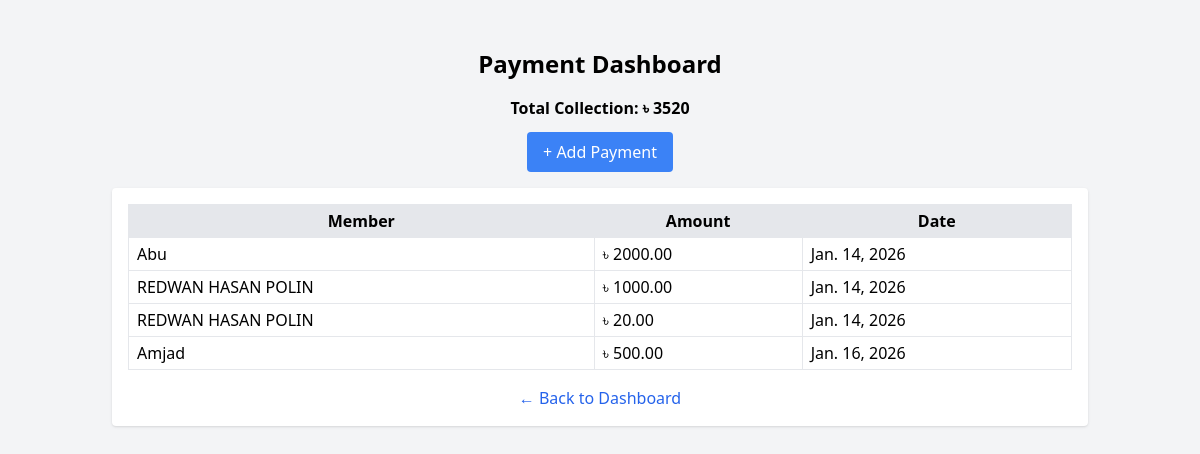
The page /payments/ on the database as committed earlier.
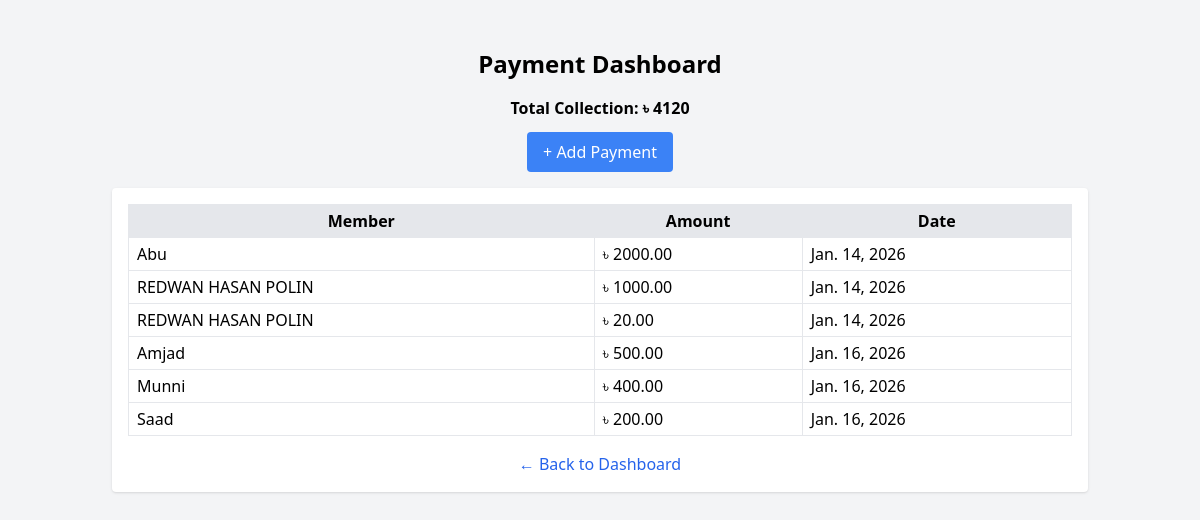
The same page on the database as committed later.
### core/models.py (models this page shows, shortened)
class MembershipPayment(models.Model):
    member = models.ForeignKey(Member, on_delete=models.CASCADE)
    amount = models.DecimalField(max_digits=10, decimal_places=2)
    payment_date = models.DateField(auto_now_add=True)

class Member(models.Model):
    name = models.CharField(max_length=100)
    email = models.EmailField(unique=True)
    phone = models.CharField(max_length=20, blank=True, null=True)
    join_date = models.DateField(auto_now_add=True)

### core/views.py (the view)
# urls.py: path('payments/', views.payment_dashboard, name='payment_dashboard'),
def payment_dashboard(request):
    payments = MembershipPayment.objects.all()
    payments = MembershipPayment.objects.select_related('member').all()
    final_income = payments.aggregate(total=Sum('amount'))['total'] or 0
    context = {
        'payments': payments,
        'final_income': final_income,
    }
    return render(request, 'core/dashboard_payments.html', context)

### core/templates/core/dashboard_payments.html (shortened to what this page needs)
<!DOCTYPE html>
<html>
<head>
    <script src="https://cdn.tailwindcss.com"></script>
</head>
<body class="bg-gray-100 p-6">
<div class="max-w-5xl mx-auto p-6">
<div class="text-center mb-4">
    <h2 class="text-2xl font-bold mb-4">Payment Dashboard</h2>
    <p class="mb-3 font-semibold">Total Collection: ৳ {{ final_income }}</p>
    <a href="{% url 'add_payment' %}" class="bg-blue-500 text-white px-4 py-2 rounded hover:bg-blue-600 inline-block">
        + Add Payment
    </a>
</div>
    <div class="bg-white shadow rounded p-4">
        <table class="table-auto w-full border-collapse border border-gray-300">
            <thead>
                <tr class="bg-gray-200">
                    <th class="border px-2 py-1">Member</th>
                    <th class="border px-2 py-1">Amount</th>
                    <th class="border px-2 py-1">Date</th>
                </tr>
            </thead>
            <tbody>
                {% for p in payments %}
                <tr>
                    <td class="border px-2 py-1">{{ p.member.name }}</td>
                    <td class="border px-2 py-1">৳ {{ p.amount }}</td>
                    <td class="border px-2 py-1">{{ p.payment_date }}</td>
                </tr>
                {% empty %}
                <tr>
                    <td class="border px-2 py-1 text-center" colspan="3">No payments yet</td>
                </tr>
                {% endfor %}
            </tbody>
        </table>
        <div class="text-center mt-4">
            <a href="{% url 'main_dashboard' %}" class="text-blue-600 hover:underline font-medium">
                ← Back to Dashboard
            </a>
        </div>
    </div>
</div>
</body>
</html>

Rows that differ between the two databases and show on the page:
added MembershipPayment: member.name "Munni", amount "400.00", payment_date "Jan. 16, 2026"
added MembershipPayment: member.name "Saad", amount "200.00", payment_date "Jan. 16, 2026"
Other text that changed with them:
{{ final_income }}: "3520" → "4120"
